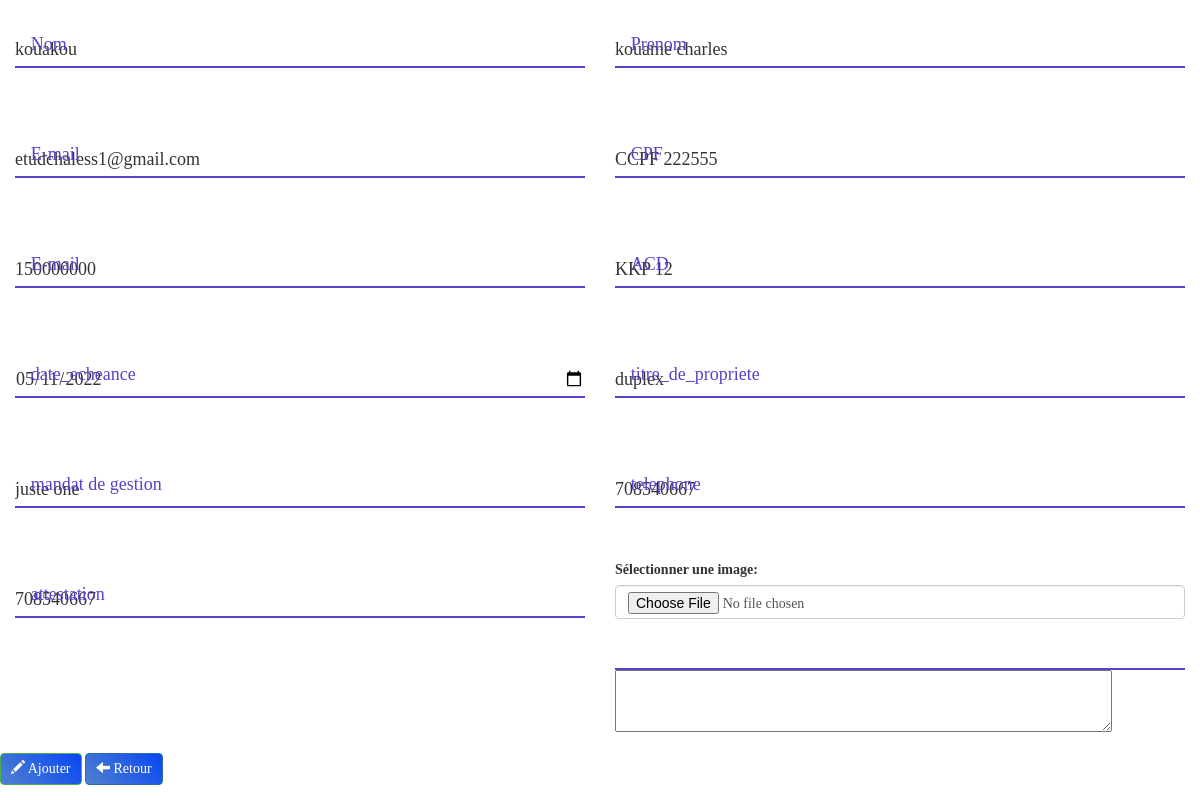
Screenshot of /admin/updatepropriet.php?id_proprietaire=1 with the database file from the repository.
### tables this page shows
CREATE TABLE IF NOT EXISTS `proprietaire` (
  `id_proprietaire` int(100) NOT NULL AUTO_INCREMENT,
  `nom` text NOT NULL,
  `penom` text NOT NULL,
  `email` varchar(100) NOT NULL,
  `telephone` int(100) NOT NULL,
  `mandat_de_gestion` varchar(250) NOT NULL,
  `titre_de_propriete` varchar(250) NOT NULL,
  `date_echeance` date NOT NULL,
  `attestation` varchar(250) NOT NULL,
  `ACD` varchar(250) NOT NULL,
  `CPF` varchar(250) NOT NULL,
  `prix` varchar(250) NOT NULL,
  `message` varchar(120) NOT NULL,
  `image` varchar(100) NOT NULL,
  PRIMARY KEY (`id_proprietaire`)
);

### admin/updatepropriet.php (the view, shortened to what this page needs)
               <?php
               if(!empty($_GET["id_proprietaire"])) {
                  $id_proprietaire = checkInput($_GET['id_proprietaire']);
               }
               $nomError = $prenomError = $imageError = $messageError = $emailError = $attestationError = $CPFError = $prixError = $ACDError = $date_echeanceError = $titre_de_proprieteError = $mandat_de_gestionError = $telephoneError = $nom = $prenom = $email = $titre_de_propriete = $ACD = $mandat_de_gestion = $CPF = $image =  $attestation = $date_echeance = $message = $prixError = $telephone = "";
               if(!empty($_POST)){
                  $nom = $_POST["nom"];
                  $prenom = $_POST["penom"];
                  $email = $_POST["email"];
                  $image = $_FILES["image"]["name"];
                  $imagePath = '../images/'. basename($image);
                  $imageExtension  = pathinfo($imagePath,PATHINFO_EXTENSION);
                  $telephone = $_POST["telephone"];
                  $CPF = $_POST["CPF"];
                  $prix = $_POST["prix"];
                  $message = $_POST["message"];
                  $ACD = $_POST["ACD"];
                  $date_echeance = $_POST["date_echeance"];
                  $titre_de_propriete = $_POST["titre_de_propriete"];
                  $mandat_de_gestion = $_POST["mandat_de_gestion"];
                  $attestation = $_POST["attestation"];
                  $succes = true;
               if(empty($nom)) {
                  $nomError = "Ce champ nom est requis";
                  $succes = false;
                  }
                if(empty($attestation)) {
                  $attestationError = "Ce champ est requis";
                  $succes = false;
                  }
                if(empty($prenom)) {
                    $prenomError = "Ce champ est requis";
                    $succes = false;
                 }
                 if(empty($email)) {
                    $emailError = "Ce champ est requis";
                    $succes = false;
                 }
                 if(empty($CPF)) {
                  $CPFError = "Ce champ est requis";
                    $succes = false;
                 }
                 if(empty($telephone)) {
                    $telephoneError = "Ce champ est requis";
                    $succes = false;
                 }
                 if(empty($prix)) {
                  $prixError = "Ce champ est requis";
                  $succes = false;
               }
               if(empty( $ACD)) {
                  $ACDError = "Ce champ est requis";
                  $succes = false;
               }
               if(empty($date_echeance)) {
                  $date_echeanceError = "Ce champ est requis";
                  $succes = false;
               }
               if(empty($mandat_de_gestion)) {
                  $mandat_de_gestionError = "Ce champ est requis";
                  $succes = false;
               }
               if(empty($message)) {
                  $messageError = "Ce champ est requis";
                  $succes = false;
               }
               if(empty($titre_de_propriete)) {
                  $titre_de_proprieteError = "Ce champ est requis";
                  $succes = false;
               }
               if(empty($image))
            {
               $isImageUpdated = false;
            }
            else
            {
            $isImageUpdated = true;
            $isUploadSuccess =true;
            if($imageExtension != "jpg" && $imageExtension != "png" && $imageExtension != "jpeg" && $imageExtension != "gif" )
            {
               $imageError = "Les fichiers autorises sont: .jpg, .jpeg, .png, .gif";
               $isUploadSuccess = false;
            }
            if(file_exists($imagePath))
            {
               $imageError = "Le fichier existe deja";
               $isUploadSuccess = false;
            }
            if($_FILES["image"]["size"] > 500000)
            {
               $imageError = "Le fichier ne doit pas depasser les 500KB";
               $isUploadSuccess = false;
            }
            if($isUploadSuccess)
            {
               if(!move_uploaded_file($_FILES["image"]["tmp_name"], $imagePath))
           {
               $imageError = "Il y a eu une erreur lors de l'upload";
               $isUploadSuccess = false;
           }
            }
         }
         if (($succes && $isImageUpdated && $isUploadSuccess) || ($succes && !$isImageUpdated))
         {
            $db = Database::connect();
         if($isImageUpdated)
         {
            $statement = $db->prepare("UPDATE `proprietaire` SET `nom`= ?, `penom`= ?, `email`= ?, `telephone`= ?, `mandat_de_gestion`= ?, `titre_de_propriete`= ?, `date_echeance`= ?, `attestation`= ?, `ACD`= ?, `CPF`= ?, `prix`= ?, `message`= ?, `image`= ? WHERE `id_proprietaire` = ? ");
            $statement->execute(array($nom,$prenom,$email,$telephone,$mandat_de_gestion,$titre_de_propriete,$date_echeance,$attestation,$ACD,$CPF,$prix,$message,$image,$id_proprietaire,$image));
            }
         else
               {
               $statement = $db->prepare("UPDATE `proprietaire` SET `nom`= ?, `penom`= ?, `email`= ?, `telephone`= ?, `mandat_de_gestion`= ?, `titre_de_propriete`= ?, `date_echeance`= ?, `attestation`= ?, `ACD`= ?, `CPF`= ?, `prix`= ?, `message`= ?, `image`= ? WHERE `id_proprietaire` = ? ");
               $statement->execute(array($nom,$prenom,$email,$telephone,$mandat_de_gestion,$titre_de_propriete,$date_echeance,$attestation,$ACD,$CPF,$prix,$message,$image,$id_proprietaire));
          }
            Database::disconnect();
            header("Location: proprietaireint.php");
             }
             else if($isImageUpdated && !$isUploadSuccess)
                  {
                        $db = Database::connect();
                        $statement = $db->prepare("SELECT * FROM `proprietaire` where id_proprietaire = ? ");
                        $statement->execute(array($id_proprietaire));
                        $proprietaire = $statement->fetch();
                        $image = $proprietaire['image'];
                        Database::disconnect();
                  }
              }
               else {
                     $db = Database::connect();
                     $statement = $db->prepare("SELECT * FROM `proprietaire` where id_proprietaire = ? ");
                     $statement->execute(array($id_proprietaire));
                     $proprietaire = $statement->fetch();
                     $nom = $proprietaire["nom"];
                     $prenom = $proprietaire["penom"];
                     $email = $proprietaire["email"];
                     $telephone = $proprietaire["telephone"];
                     $CPF = $proprietaire["CPF"];
                     $prix = $proprietaire["prix"];
                     $message = $proprietaire["message"];
                     $ACD = $proprietaire["ACD"];
                     $date_echeance = $proprietaire["date_echeance"];
                     $titre_de_propriete = $proprietaire["titre_de_propriete"];
                     $mandat_de_gestion = $proprietaire["mandat_de_gestion"];
                  }
                  function checkInput($data)
                     {
                        $data = trim($data);
                        $data = stripslashes($data);
                        $data = htmlspecialchars($data);
                        return $data;
                     }
                  ?>
               <!DOCTYPE html>
               <html>
               <head>
                  <link rel="stylesheet" href="https://maxcdn.bootstrapcdn.com/bootstrap/3.3.6/css/bootstrap.min.css">
                  <link href="https://cdnjs.cloudflare.com/ajax/libs/font-awesome/5.13.0/css/all.min.css" rel="stylesheet">
                  <link rel="stylesheet" href="css/styles.css">
               </head>
            <body>
               <div class="container">
               <form class="contact-form row" role="form" action="<?php echo 'updatepropriet.php?id_proprietaire='.$id_proprietaire;?>"  method ="post" enctype="multipart/form-data">
               <div class="form-field col-lg-6">
               <input id="" class="input-text js-input" name="nom" type="text" value="<?php echo $nom; ?>" type="text" >
               <label class="label" for="nom">Nom</label>
                           </div>
               <div class="form-field col-lg-6">
               <input id="" class="input-text js-input" name="penom" value="<?php echo $prenom; ?>" type="text">
               <label class="label" for="penom">Prenom</label>
               </div>
               <div class="form-field col-lg-6 ">
               <input id="email" class="input-text js-input" name="email" value="<?php echo $email; ?>" type="email">
               <label class="label" for="email">E-mail</label>
               </div>
               <div class="form-field col-lg-6 ">
               <input id="CPF" class="input-text js-input" name="CPF" value="<?php echo $CPF; ?>" type="varchar">
               <label class="label" for="CPF">CPF</label>
               </div>
               <div class="form-field col-lg-6 ">
               <input id="prix" class="input-text js-input" name="prix" value="<?php echo $prix; ?>" type="varchar">
               <label class="label" for="prix">E-mail</label>
               </div>
               <div class="form-field col-lg-6 ">
               <input id="" class="input-text js-input" name="ACD" value="<?php echo $ACD; ?>" type="varchar">
               <label class="label" for="ACD">ACD</label>
               </div>
               <div class="form-field col-lg-6 ">
               <input id="email" class="input-text js-input" name="date_echeance" value="<?php echo $date_echeance; ?>" type="date">
               <label class="label" for="date_echeance">date_echeance</label>
               </div>
               <div class="form-field col-lg-6 ">
               <input id="email" class="input-text js-input" name="titre_de_propriete" value="<?php echo $titre_de_propriete; ?>" type="varchar">
               <label class="label" for="titre_de_propriete">titre_de_propriete</label>
               </div>
               <div class="form-field col-lg-6 ">
               <input id="email" class="input-text js-input" name="mandat_de_gestion" value="<?php echo $mandat_de_gestion; ?>" type="varchar">
               <label class="label" for="mandat_de_gestion">mandat de gestion</label>
               </div>
               <div class="form-field col-lg-6 ">
               <input id="phone" class="input-text js-input" name="telephone" value="<?php echo $telephone; ?>" type="phone">
               <label class="label" for="phone">telephone</label>
               </div>
               <div class="form-field col-lg-6 ">
               <input id="attestation" class="input-text js-input" name="attestation" value="<?php echo $telephone; ?>" type="varchar">
               <label class="label" for="attestation">attestation</label>
               </div>
               <div class="col-md-6">
               <div class="form-group">
               <label for="image">Sélectionner une image:</label>
               <input type="file" class="form-control" id="image" name="image" placeholder="Uploader une image">
               </div>
               </div>
               <div class="col-md-6">
               <div class="form-group">
               <input id="message" class="input-text js-input" name="message" value="<?php echo $message; ?>" type="varchar">
               <textarea name="message" class="couleur" id="textMessage" cols="60" rows="3" class="form-control"  placeholder="entrer un message">
               </textarea>
               </div>
               </div>
               <div class="form-actions">
                   <button type="submit" class="btn btn-success"><span class="glyphicon glyphicon-pencil"></span> Ajouter</button>
                   <a class="btn btn-primary" href="index.php"><span class="glyphicon glyphicon-arrow-left"></span> Retour</a>
              </div>
        </form>
   </div>
</body>
</html>

### css/styles.css (style rules this page uses)
* { margin: 0; padding: 0; box-sizing: border-box; font-family: 'poppins', 'sans-serif'; }
body { background: url(../images/); }
.container { position: relative; width: 100%; }
.btn { padding: 5px 10px; background: linear-gradient(45deg, #47ce, #0846f3); color: #fff; text-decoration: none; text-align: center; }

### admin/updatepropriet.php (style rules this page uses)
* { margin: 0px; padding: 0px; box-sizing: border-box; }
body { background-image: url(images/1440.jpg); background-size: cover; background-attachment: fixed; font-family: new time roman; }
.contact-form .form-field { position: relative; margin: 32px 0; }
.contact-form .input-text { display: block; width: 100%; height: 36px; border-width: 0 0 2px 0; border-color: #5543ca; font-size: 18px; line-height: 26px; font-weight: 400; }
.contact-form .label { position: absolute; left: 20px; bottom: 11px; font-size: 18px; line-height: 26px; font-weight: 400; color: #5543ca; cursor: text; transition: -webkit-transform .2s ease-in-out; transition: transform .2s ease-in-out; transition: transform .2s ease-in-out; -webkit-transform .2s ease-in-out; }

### rows the page displays
proprietaire: nom "kouakou", penom "kouame charles", email "etudchaless1@gmail.com", CPF "CCPF 222555", prix "150000000", ACD "KKP 12", date_echeance "05/11/2022", titre_de_propriete "duplex", mandat_de_gestion "juste one", telephone "708540667", attestation "708540667"
